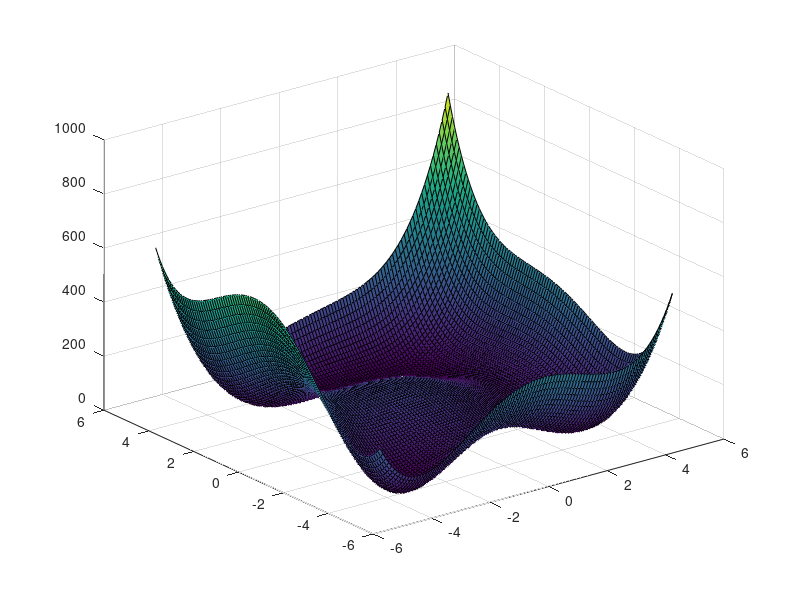

Reproduce this figure in MATLAB. (Note: this script raises an error after producing the figure.)
%% PSO in academic problem.

% Himmelblau function
him_fun = @(x) (x(1)^2+x(2)-11)^2 + (x(1)+x(2)^2-7)^2;

% Function plot.
x1_vector = -5:0.1:5;
x2_vector = -5:0.1:5;
y_vector = zeros(length(x1_vector),length(x2_vector));

for i=1:length(x1_vector)
    for j=1:length(x2_vector)
        y_vector(i,j) = him_fun([x1_vector(i) x2_vector(j)]);
    end
end

figure;
surf(x1_vector, x2_vector, y_vector);

% PSO made by Wael Korani.
n = 150;          % Size of the swarm " no of birds "
bird_setp  = 100; % Maximum number of "birds steps"

c2 =1.4;          % PSO parameter C1 
c1 = 0.12;        % PSO parameter C2 
w =0.9;           % pso momentum or inertia

[best_position,Jbest_min] = PS0Function(him_fun,n,bird_setp, c1,c2,w);

%% Process
global beta1;
global beta2;

global g1;
global g2;
global u_min;
global u_max;
global u_delay;

alfa1 = -1.489028;
alfa2 = 0.535261;
beta1 = 0.012757;
beta2 = 0.010360;
u_min = -1;
u_max = 1;
u_delay = 5;

g1 = @(u)((exp(7*u)-1)/(exp(7*u)+1));
g2 = @(x)(0.25*(1-exp(-2.5*x)));

